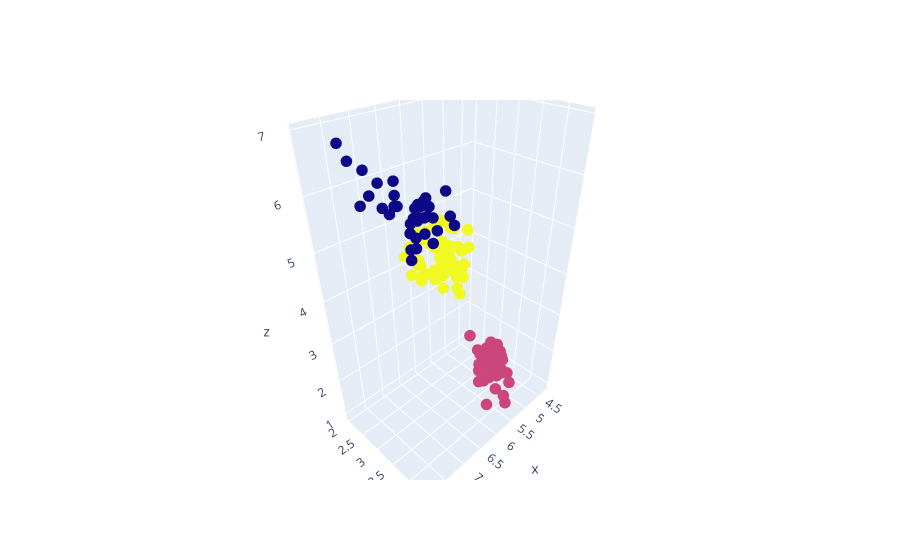

Notebook code for this chart:
### Code cell
fig = go.Figure(data=[go.Scatter3d(x=df['sepal length (cm)'], y=df['sepal width (cm)'], z=df['petal length (cm)'], mode='markers', marker_color=df['Claster'], marker_size=4)])
fig.show()

### Figure 1 — Plotly figure (JSON) as saved in the notebook; plotly's stock layout.template omitted (floating-point values rounded to 4 significant figures; data arrays with more than 128 entries replaced by an {"elided": "..."} marker saying what was removed)
{"data": [{"marker": {"color": {"elided": "150 int values"}, "size": 4}, "mode": "markers", "type": "scatter3d", "x": {"elided": "150 float values"}, "y": {"elided": "150 float values"}, "z": {"elided": "150 float values"}}], "layout": {}}
